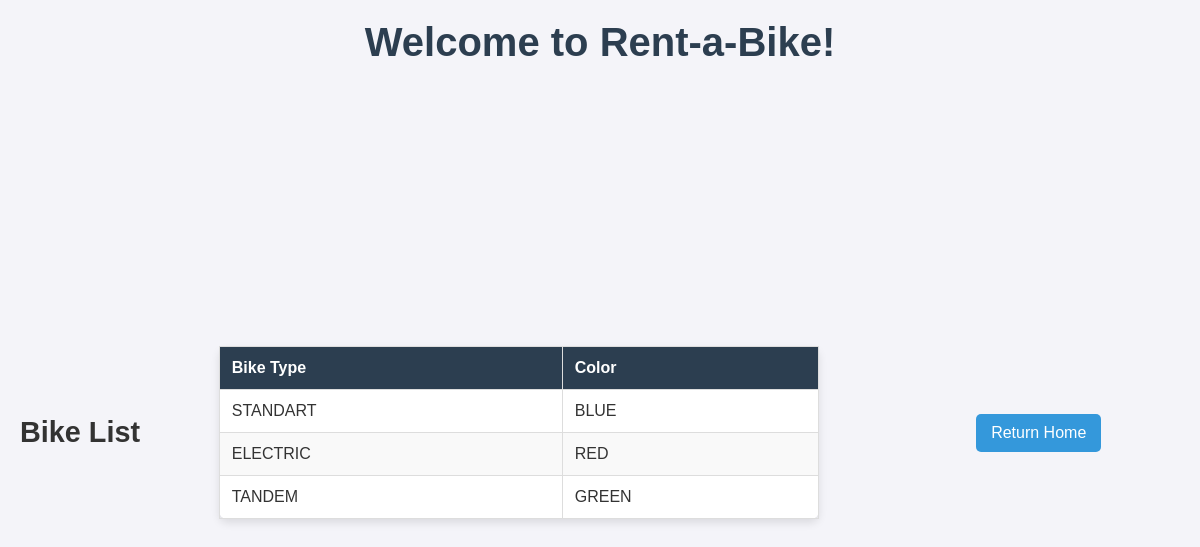
The page /bikeList on the database its author committed.
### BikeRentalApp/models.py (models this page shows, shortened)
class Bike(models.Model):
  STANDARD = "ST"
  TANDEM = "TA"
  ELECTRIC = "EL"
  BIKE_TYPE_CHOICES = [
    (STANDARD, "Standard"),
    (TANDEM, "Tandem"),
    (ELECTRIC, "Electric"),
  ]
  bike_type = models.CharField(max_length=20,choices=BIKE_TYPE_CHOICES,default=STANDARD)
  color= models.CharField(max_length=10,default="")

### BikeRentalApp/views.py (the view)
# urls.py: path("bikeList", views.bikeList.as_view(), name="bikeList"),
class bikeList(ListView):
  model = Bike
  template_name = "BikeRentalApp/bikelist.html"

### BikeRentalApp/templates/BikeRentalApp/bikelist.html (shortened to what this page needs)
<!DOCTYPE html>
<html lang="en">
<head>
  {% load static %}
  {% block head %}
    <link rel="stylesheet" href="{% static 'BikeRentalApp/style.css' %}">
  {% endblock %}
</head>
<body>
  <h1>Welcome to Rent-a-Bike!</h1>
  <div class="content">
    <h2>Bike List</h2>
    {% block content %}
      {% if bike_list %}
        <table>
          <thead>
            <tr>
              <th>Bike Type</th>
              <th>Color</th>
            </tr>
          </thead>
          <tbody>
            {% for bike in bike_list %}
              <tr>
                <td>{{ bike.bike_type }}</td>
                <td>{{ bike.color }}</td>
              </tr>
            {% endfor %}
          </tbody>
        </table>
      {% else %}
        <p>No bikes available.</p>
      {% endif %}
    {% endblock %}
    <a href="{% url 'home' %}">Return Home</a>
  </div>
</body>
</html>

### BikeRentalApp/static/BikeRentalApp/style.css (style rules this page uses)
* { margin: 0; padding: 0; box-sizing: border-box; }
body { display: flex; flex-direction: column; min-height: 100vh; font-family: Arial, sans-serif; background-color: #f4f4f9; color: #333; margin: 0; }
h1 { text-align: center; color: #2c3e50; font-size: 2.5em; margin-top: 20px; }
h2 { text-align: center; color: #333; font-size: 1.8em; margin: 15px 0; }
.content { flex: 1; display: flex; justify-content: center; align-items: center; padding: 20px; }
table { width: 80%; max-width: 600px; margin: 0 auto; border-collapse: collapse; background-color: #fff; border-radius: 8px; box-shadow: 0 4px 8px rgba(0, 0, 0, 0.1); }
thead { background-color: #2c3e50; color: #fff; }
th, td { padding: 12px; text-align: left; border: 1px solid #ddd; }
tbody tr:nth-child(even) { background-color: #f9f9f9; }
a { display: block; margin: 20px auto; width: fit-content; padding: 10px 15px; background-color: #3498db; color: #fff; text-decoration: none; border-radius: 5px; text-align: center; }

### rows shown on the page
Bike: bike_type "STANDART", color "BLUE"
Bike: bike_type "ELECTRIC", color "RED"
Bike: bike_type "TANDEM", color "GREEN"
